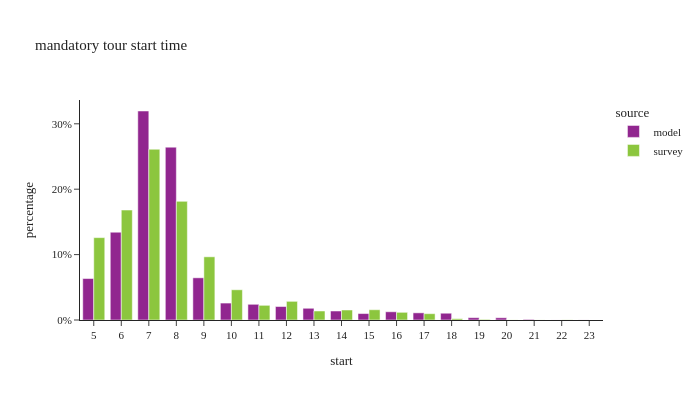

Notebook cell for this chart:
### Code cell
df_plot = m_tour_data.groupby(['source','start'])[['tour_weight']].sum().reset_index()
df_plot['percentage'] = df_plot.groupby(['source'], group_keys=False)['tour_weight']. \
    apply(lambda x: x / float(x.sum()))

fig = px.bar(df_plot, x="start", y="percentage", color="source",barmode="group",
             title="mandatory tour start time")
fig.for_each_annotation(lambda a: a.update(text = a.text.split("=")[-1]))
fig.update_layout(height=400, width=700, yaxis=dict(tickformat=".0%"), xaxis=dict(dtick="1"))
fig.show()

### Figure 1 — Plotly figure (JSON) as saved in the notebook; plotly's stock layout.template omitted (floating-point values rounded to 4 significant figures)
{"data": [{"alignmentgroup": "True", "hovertemplate": "source=model<br>start=%{x}<br>percentage=%{y}<extra></extra>", "legendgroup": "model", "marker": {"color": "#91268F", "pattern": {"shape": ""}}, "name": "model", "offsetgroup": "model", "orientation": "v", "showlegend": true, "textposition": "auto", "type": "bar", "x": [5.0, 6.0, 7.0, 8.0, 9.0, 10.0, 11.0, 12.0, 13.0, 14.0, 15.0, 16.0, 17.0, 18.0, 19.0, 20.0, 21.0, 22.0, 23.0], "xaxis": "x", "y": [0.0634, 0.1343, 0.3196, 0.2643, 0.06451, 0.02589, 0.024, 0.0206, 0.01792, 0.01373, 0.00987, 0.01258, 0.01095, 0.01035, 0.003567, 0.003422, 0.0009185, 6.553e-05, 0.0001111], "yaxis": "y"}, {"alignmentgroup": "True", "hovertemplate": "source=survey<br>start=%{x}<br>percentage=%{y}<extra></extra>", "legendgroup": "survey", "marker": {"color": "#8CC63E", "pattern": {"shape": ""}}, "name": "survey", "offsetgroup": "survey", "orientation": "v", "showlegend": true, "textposition": "auto", "type": "bar", "x": [5.0, 6.0, 7.0, 8.0, 9.0, 10.0, 11.0, 12.0, 13.0, 14.0, 15.0, 16.0, 17.0, 18.0, 19.0, 20.0, 21.0, 22.0, 23.0], "xaxis": "x", "y": [0.126, 0.1681, 0.2611, 0.1814, 0.09663, 0.04622, 0.02245, 0.02854, 0.01376, 0.01529, 0.01569, 0.01174, 0.009644, 0.002002, 0.0009326, 0.0001586, 0.0001081, 0.000232, 5.225e-05], "yaxis": "y"}], "layout": {"barmode": "group", "height": 400, "legend": {"title": {"text": "source"}, "tracegroupgap": 0}, "title": {"text": "mandatory tour start time"}, "width": 700, "xaxis": {"anchor": "y", "domain": [0.0, 1.0], "dtick": "1", "title": {"text": "start"}}, "yaxis": {"anchor": "x", "domain": [0.0, 1.0], "tickformat": ".0%", "title": {"text": "percentage"}}}}
